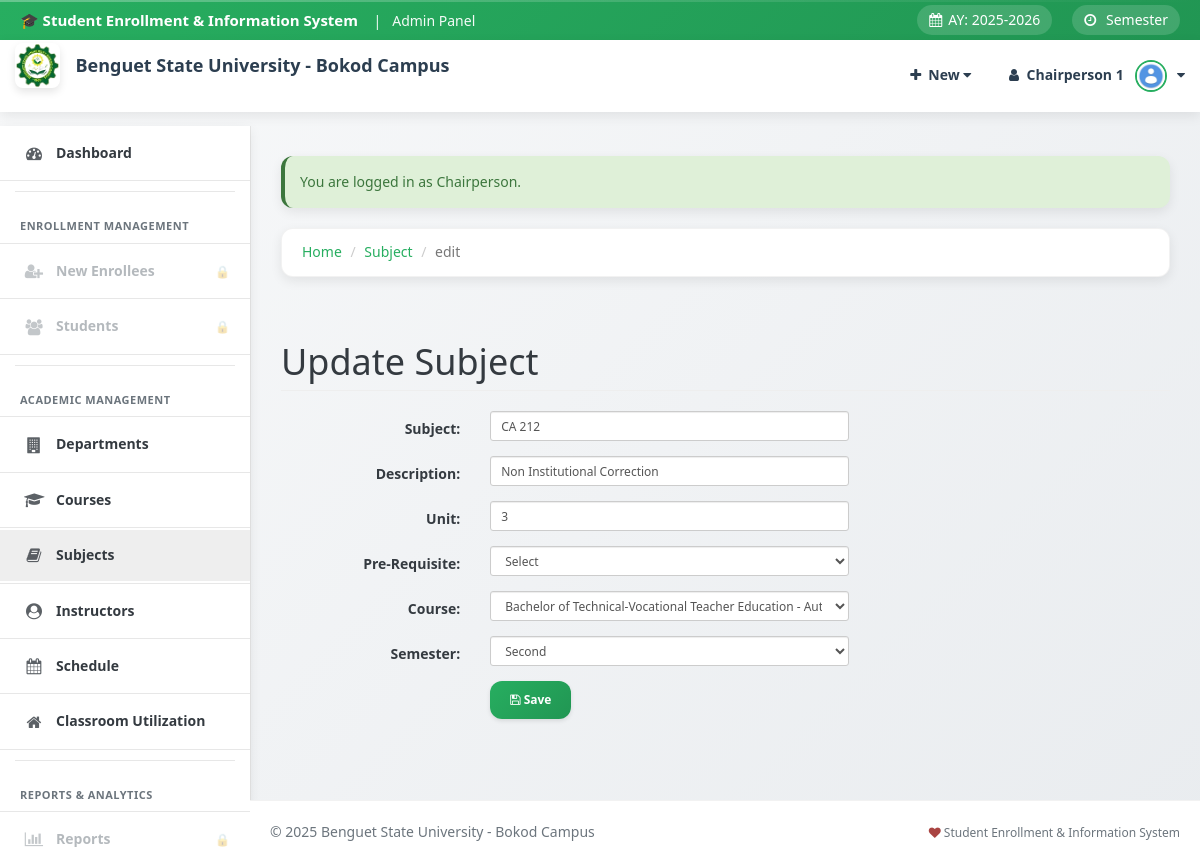
The app's page /admin/subject/index.php?view=edit&id=327 (signed in) with its own data.
### tables this page shows
CREATE TABLE `subject` (
  `SUBJ_ID` int(11) NOT NULL AUTO_INCREMENT,
  `SUBJ_CODE` varchar(30) NOT NULL,
  `SUBJ_DESCRIPTION` varchar(255) NOT NULL,
  `UNIT` int(2) NOT NULL,
  `PRE_REQUISITE` varchar(30) NOT NULL DEFAULT 'None',
  `COURSE_ID` int(11) NOT NULL,
  `AY` varchar(30) NOT NULL,
  `SEMESTER` varchar(20) NOT NULL,
  `PreTaken` tinyint(1) NOT NULL,
  PRIMARY KEY (`SUBJ_ID`),
  KEY `COURSE_ID` (`COURSE_ID`)
);

### admin/subject/index.php (called while the page is built, shortened)
<?php
require_once ("../theme/templates.php");
?>

### include/database.php (called while the page is built, shortened)
<?php
class Database {
	var $sql_string = '';
	public $conn;
	public function open_connection() {
		$this->conn = mysqli_connect(server,user,pass);
		if(!$this->conn){
			echo "Problem in database connection! Contact administrator!";
			exit();
		}else{
			$db_select = mysqli_select_db($this->conn,database_name);
		}
	}
	function setQuery($sql='') {
		$this->sql_string=$sql;
	}
	function executeQuery() {
		$result = mysqli_query($this->conn,$this->sql_string);
		return $result;
	}
	private function confirm_query($result) {
		return $result;
	}
	function loadResultList( $key='' ) {
		$cur = $this->executeQuery();
		$array = array();
		while ($row = mysqli_fetch_object($cur)) {
			if ($key) {
				$array[$row->$key] = $row;
			} else {
				$array[] = $row;
			}
		}
		return $array;
	}
	function loadSingleResult() {
		$cur = $this->executeQuery();
		while ($row = mysqli_fetch_object($cur)) {
		return $data = $row;
		}
	}
}
$mydb = new Database();
?>

### include/subjects.php (called while the page is built, shortened)
<?php
require_once(LIB_PATH.DS.'database.php');
class Subject {
	protected static  $tblname = "subject";
	function single_subject($id=""){
			global $mydb;
			$mydb->setQuery("SELECT * FROM ".self::$tblname."
				Where SUBJ_ID= '{$id}' LIMIT 1");
			$cur = $mydb->loadSingleResult();
			return $cur;
	}
}
?>

### admin/subject/edit.php (the view, shortened to what this page needs)
<?php
  @$SUBJ_ID = $_GET['id'];
  $subject = New Subject();
  $res = $subject->single_subject($SUBJ_ID);
?>
 <form class="form-horizontal span6" action="controller.php?action=edit" method="POST">
      <div class="row">
         <div class="col-lg-12">
            <h1 class="page-header">Update Subject</h1>
          </div>
       </div>
                   <div class="form-group">
                    <div class="col-md-8">
                      <label class="col-md-4 control-label" for=
                      "SUBJ_CODE">Subject:</label>
                      <div class="col-md-8">
                         <input class="form-control input-sm" id="SUBJ_CODE" name="SUBJ_CODE" placeholder=
                            "Subject" type="text" value="<?php echo $res->SUBJ_CODE; ?>">
                      </div>
                    </div>
                  </div>
                  <div class="form-group">
                    <div class="col-md-8">
                      <label class="col-md-4 control-label" for=
                      "SUBJ_DESCRIPTION">Description:</label>
                      <div class="col-md-8">
                         <input class="form-control input-sm" id="SUBJ_DESCRIPTION" name="SUBJ_DESCRIPTION" placeholder=
                            "Description" type="text" value="<?php echo $res->SUBJ_DESCRIPTION; ?>">
                      </div>
                    </div>
                  </div>
                  <div class="form-group">
                    <div class="col-md-8">
                      <label class="col-md-4 control-label" for=
                      "UNIT">Unit:</label>
                      <div class="col-md-8">
                         <input class="form-control input-sm" id="UNIT" name="UNIT" placeholder=
                            "Unit" type="text" value="<?php echo $res->UNIT; ?>" required>
                      </div>
                    </div>
                  </div>
                 <div class="form-group">
                <div class="col-md-8">
                  <label class="col-md-4 control-label" for="PRE_REQUISITE">Pre-Requisite:</label>
                  <div class="col-md-8">
                    <select class="form-control input-sm" id="PRE_REQUISITE" name="PRE_REQUISITE" required>
                      <option value="">Select</option>
                      <?php
                        $mydb->setQuery("SELECT SUBJ_ID, SUBJ_CODE, SUBJ_DESCRIPTION FROM subject ORDER BY SUBJ_CODE ASC");
                      ?>
                    </select>
                  </div>
                </div>
              </div>
                  <div class="form-group">
                    <div class="col-md-8">
                      <label class="col-md-4 control-label" for=
                      "COURSE_ID">Course:</label>
                      <div class="col-md-8">
                       <select class="form-control input-sm" name="COURSE_ID" id="COURSE_ID">
                          <?php
                            $whereClause = "COURSE_ID = " . intval($res->COURSE_ID);
                            $mydb->setQuery("SELECT * FROM `course` WHERE {$whereClause}");
                            $cur = $mydb->loadResultList();
                            foreach ($cur as $result) {
                              $courseName = htmlspecialchars($result->COURSE_NAME);
                              $courseLevel = htmlspecialchars($result->COURSE_LEVEL);
                              $courseMajor = htmlspecialchars($result->COURSE_MAJOR);
                              $displayName = $courseName;
                              if ($courseMajor && $courseMajor != 'None' && $courseMajor != '') {
                                $displayName .= ' - ' . $courseMajor;
                              }
                              $displayName .= ' (Level ' . $courseLevel . ')';
                              echo '<option value="' . $result->COURSE_ID . '">' . $displayName . '</option>';
                            }
                          ?>
                        </select>
                      </div>
                    </div>
                  </div>
                   <div class="form-group">
                    <div class="col-md-8">
                      <label class="col-md-4 control-label" for=
                      "SEMESTER">Semester:</label>
                      <div class="col-md-8">
                       <select class="form-control input-sm" name="SEMESTER" id="SEMESTER">
                         <option value="Second" <?php echo ($res->SEMESTER=='Second') ? 'selected="true"': '' ; ?> >Second</option>
                        </select>
                      </div>
                    </div>
                  </div>
             <div class="form-group">
                    <div class="col-md-8">
                      <label class="col-md-4 control-label" for=
                      "idno"></label>
                      <div class="col-md-8">
                       <button class="btn btn-primary btn-sm" name="save" type="submit" ><span class="fa fa-save fw-fa"></span>  Save</button>
                       </div>
                    </div>
                  </div>
        </form>
        </div>

### admin/css/sb-admin-2.css (style rules this page uses)
body { background-color: #f8f8f8; }

### admin/theme/templates.php (style rules this page uses)
:root { --primary: #2c3e50; --secondary: #34495e; --accent: #27ae60; --accent-dark: #219653; --accent-light: #2ecc71; --warning: #e67e22; --danger: #e74c3c; --info: #3498db; --muted: #6c757d; --light: #f8f9fa; --dark: #343a40; --radius: 12px; --shadow: 0 4px 12px rgba(0,0,0,0.08); --shadow-lg: 0 8px 24px rgba(0,0,0,0.12); --transition: all 0.3s ease; }
body { background: linear-gradient(135deg, #f8f9fa 0%, #e9ecef 100%); color: var(--dark); font-family: 'Segoe UI', Tahoma, Geneva, Verdana, sans-serif; line-height: 1.6; margin: 0; padding: 0; }
.btn { border: none; border-radius: var(--radius); font-weight: 600; padding: 10px 20px; transition: var(--transition); box-shadow: 0 2px 4px rgba(0,0,0,0.1); }
.btn-primary { background: linear-gradient(135deg, var(--accent), var(--accent-dark)); }

### records on screen
subject: SUBJ_CODE "CA 212", SUBJ_DESCRIPTION "Non Institutional Correction", UNIT "3", SEMESTER "Second"

### other values on screen
$_SESSION['SY'] "2025-2026"
$accountName "Chairperson 1"
$_SESSION['message'] "You are logged in as Chairperson."
$title "Subject"
$header "edit"
form field COURSE_ID "Bachelor of Technical-Vocational Teacher Education - Automotive Technology (Level 1)"
